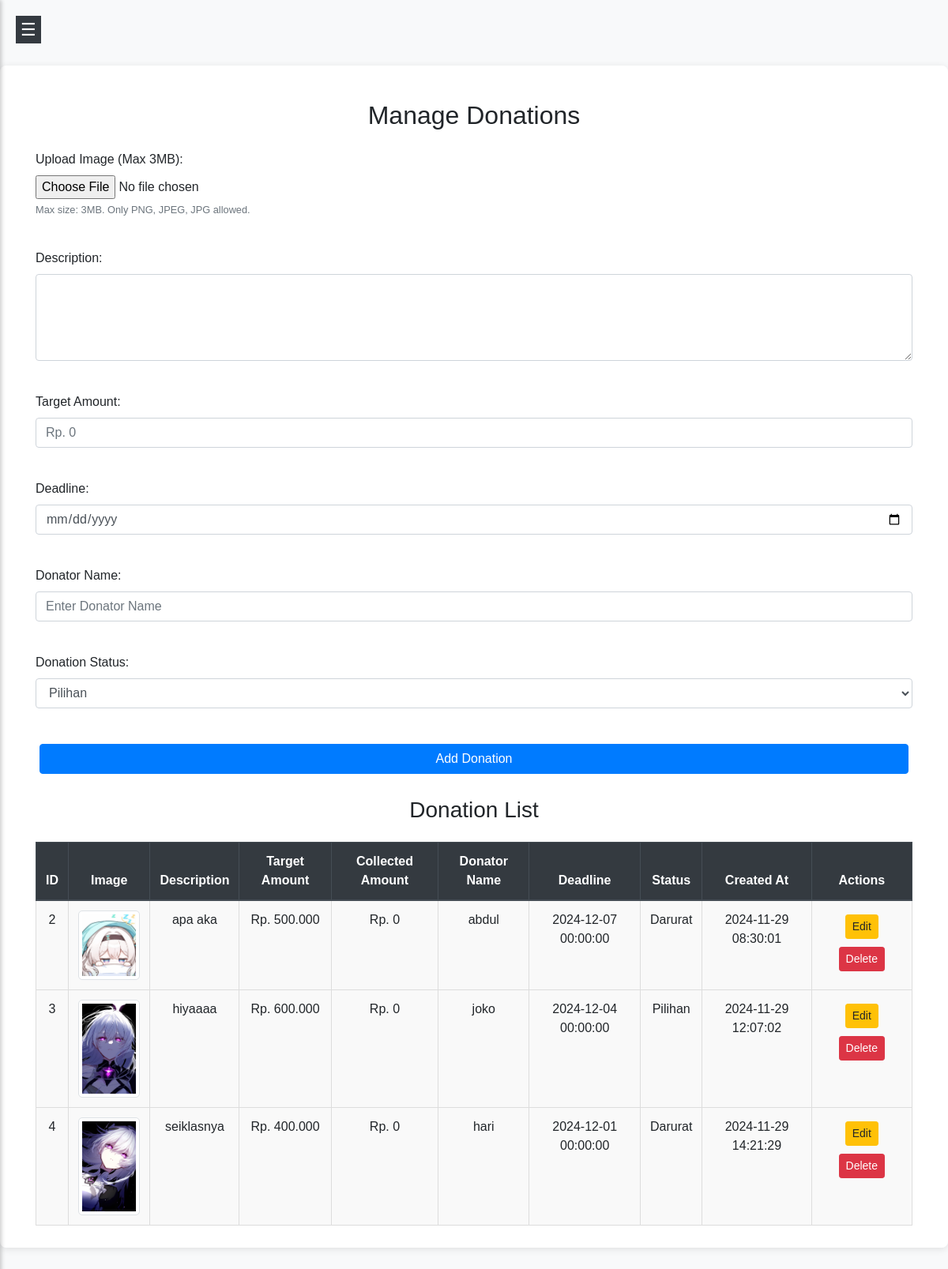
The page /view/admin/manage_donations.php (signed in) on the database its author committed.
### tables this page shows
CREATE TABLE `manage_donations` (
  `id` int NOT NULL,
  `image` varchar(255) NOT NULL,
  `description` text NOT NULL,
  `target_amount` decimal(15,2) NOT NULL,
  `deadline` datetime NOT NULL,
  `created_at` timestamp NULL DEFAULT CURRENT_TIMESTAMP,
  `collected_amount` decimal(15,2) DEFAULT '0.00',
  `donator_name` varchar(255) DEFAULT NULL,
  `status_donation` enum('pilihan','darurat') NOT NULL DEFAULT 'pilihan'
);

### view/admin/manage_donations.php (the view, shortened to what this page needs)
<?php
require_once '../../config/db.php';
?>
<!DOCTYPE html>
<html lang="en">
<head>
    <link rel="stylesheet" href="https://stackpath.bootstrapcdn.com/bootstrap/4.5.2/css/bootstrap.min.css">
    <link rel="stylesheet" href="../../assets/design/managedonations.css">
</head>
<body>
    <?php include 'sidebar.php'; ?>
    <div class="main-content" id="mainContent">
        <div class="container">
            <h2 class="my-4">Manage Donations</h2>
            <form action="manage_donations.php" method="POST" enctype="multipart/form-data" class="mb-4">
                <div class="form-group">
                    <label for="image">Upload Image (Max 3MB):</label>
                    <input type="file" name="image" id="image" class="form-control-file" required accept="image/png, image/jpeg, image/jpg">
                    <small class="form-text text-muted">Max size: 3MB. Only PNG, JPEG, JPG allowed.</small>
                </div>
                <div class="form-group">
                    <label for="description">Description:</label>
                    <textarea name="description" id="description" class="form-control" rows="4" required></textarea>
                </div>
                <div class="form-group">
                    <label for="target_amount">Target Amount:</label>
                    <input type="text" name="target_amount" id="target_amount" class="form-control" placeholder="Rp. 0" required>
                </div>
                <div class="form-group">
                    <label for="deadline">Deadline:</label>
                    <input type="date" name="deadline" id="deadline" class="form-control" required>
                </div>
                <div class="form-group">
                    <label for="donator_name">Donator Name:</label>
                    <input type="text" name="donator_name" id="donator_name" class="form-control" placeholder="Enter Donator Name" required>
                </div>
                <div class="form-group">
                    <label for="status_donation">Donation Status:</label>
                    <select name="status_donation" id="status_donation" class="form-control" required>
                        <option value="pilihan">Pilihan</option>
                    </select>
                </div>
                <button type="submit" class="btn btn-primary">Add Donation</button>
            </form>
            <h3 class="my-4">Donation List</h3>
            <div class="table-responsive">
                <table class="table table-striped">
                    <thead class="thead-dark">
                        <tr>
                            <th>ID</th>
                            <th>Image</th>
                            <th>Description</th>
                            <th>Target Amount</th>
                            <th>Collected Amount</th>
                            <th>Donator Name</th>
                            <th>Deadline</th>
                            <th>Status</th>
                            <th>Created At</th>
                            <th>Actions</th>
                        </tr>
                    </thead>
                    <tbody>
                        <?php
                        $result = $conn->query("SELECT * FROM manage_donations ORDER BY id ASC");
                        while ($row = $result->fetch_assoc()) {
                            echo "<tr>";
                            echo "<td>" . htmlspecialchars($row['id']) . "</td>";
                            echo "<td><img src='../../uploads/{$row['image']}' width='100' class='img-thumbnail'></td>";
                            echo "<td>" . htmlspecialchars($row['description']) . "</td>";
                            echo "<td>Rp. " . number_format($row['target_amount'], 0, ',', '.') . "</td>";
                            echo "<td>Rp. " . number_format($row['collected_amount'], 0, ',', '.') . "</td>";
                            echo "<td>" . htmlspecialchars($row['donator_name']) . "</td>";
                            echo "<td>" . htmlspecialchars($row['deadline']) . "</td>";
                            echo "<td>" . ucfirst(htmlspecialchars($row['status_donation'])) . "</td>";
                            echo "<td>" . htmlspecialchars($row['created_at']) . "</td>";
                            echo "<td>
                                    <a href='edit_donation.php?id={$row['id']}' class='btn btn-warning btn-sm'>Edit</a>
                                    <button class='btn btn-danger btn-sm' data-id='{$row['id']}' onclick='confirmDelete({$row['id']})'>Delete</button>
                                 </td>";
                            echo "</tr>";
                        }
                        ?>
                    </tbody>
                </table>
            </div>
        </div>
    </div>
</body>
</html>

### view/admin/sidebar.php (shortened to what this page needs)
<!DOCTYPE html>
<html lang="en">
<head>
    <link href="https://cdn.jsdelivr.net/npm/bootstrap@4.5.2/dist/css/bootstrap.min.css" rel="stylesheet">
</head>
<body>
    <button class="open-sidebar" id="openSidebar">☰</button>
</body>
</html>

### assets/design/managedonations.css (style rules this page uses)
body { margin: 0; font-family: 'Courier New', Courier, monospace; background-color: #f0f0f0; display: flex; justify-content: center; align-items: center; height: 100vh; overflow: hidden; }
.main-content { flex: 1; width: 100%; max-width: 1200px; padding: 20px; box-sizing: border-box; background-color: white; box-shadow: 0 2px 10px rgba(0, 0, 0, 0.1); border-radius: 8px; overflow-y: auto; height: 90vh; }
h2, h3 { text-align: center; margin-bottom: 20px; }
form { display: flex; flex-direction: column; gap: 20px; margin-bottom: 30px; }
form .form-group { margin-bottom: 20px; }
form input, form textarea { width: 100%; }
.table-responsive { margin-top: 20px; overflow-x: auto; }
.table { width: 100%; border-collapse: collapse; }
.table th, .table td { text-align: center; padding: 12px; border: 1px solid #ddd; }
.table th { background-color: #007bff; color: white; }
.table td { background-color: #f9f9f9; }
.table img { width: 100px; height: auto; border-radius: 5px; }
.btn { display: inline-block; padding: 10px 20px; font-size: 14px; margin: 5px; text-align: center; border-radius: 5px; cursor: pointer; }
.btn-primary { background-color: #007bff; color: white; border: none; }
.btn-danger { background-color: #dc3545; color: white; border: none; }
.btn-warning { background-color: #ffc107; color: white; border: none; }

### view/admin/sidebar.php (style rules this page uses)
body { margin: 0; font-family: 'Arial', sans-serif; background-color: #f8f9fa; display: flex; height: 100vh; overflow: hidden; }
.open-sidebar { background-color: #343a40; color: white; border: none; position: absolute; top: 20px; left: 20px; font-size: 22px; cursor: pointer; z-index: 1000; }

### rows shown on the page
manage_donations: id "2", image (picture), description "apa aka", target_amount "500.000", collected_amount "0", donator_name "abdul", deadline "2024-12-07 00:00:00", status_donation "Darurat", created_at "2024-11-29 08:30:01"
manage_donations: id "3", image (picture), description "hiyaaaa", target_amount "600.000", collected_amount "0", donator_name "joko", deadline "2024-12-04 00:00:00", status_donation "Pilihan", created_at "2024-11-29 12:07:02"
manage_donations: id "4", image (picture), description "seiklasnya", target_amount "400.000", collected_amount "0", donator_name "hari", deadline "2024-12-01 00:00:00", status_donation "Darurat", created_at "2024-11-29 14:21:29"
